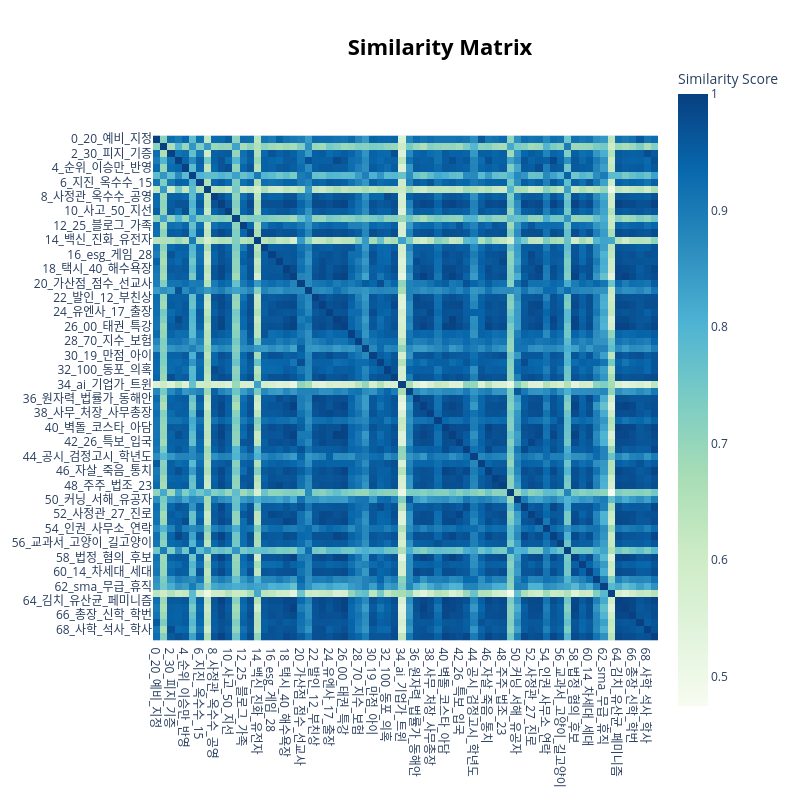

Notebook code for this chart:
### Code cell
# To visualize the correlation of topics
heatmap_vis = topic_model.visualize_heatmap()
heatmap_vis

### Figure 1 — Plotly figure (JSON) as saved in the notebook; plotly's stock layout.template omitted (floating-point values rounded to 4 significant figures; data arrays with more than 128 entries replaced by an {"elided": "..."} marker saying what was removed)
{"data": [{"coloraxis": "coloraxis", "hovertemplate": "x: %{x}<br>y: %{y}<br>Similarity Score: %{z}<extra></extra>", "name": "0", "type": "heatmap", "x": ["0_20_예비_지정", "1_트럼프_회담_정상", "2_30_피지_기증", "3_남북_대북_한반도", "4_순위_이승만_반영", "5_지소_미아_종료", "6_지진_옥수수_15", "7_중국_주석_시진핑", "8_사정관_옥수수_공영", "9_샘플_10_사교육", "10_사고_50_지선", "11_미사일_발사_icbm", "12_25_블로그_가족", "13_대학교_행정학_발인", "14_백신_진화_유전자", "15_발인_혐오_재판", "16_esg_게임_28", "17_21_추천자_특차", "18_택시_40_해수욕장", "19_퀴어_동성애_동성애자", "20_가산점_점수_선교사", "21_회담_대화_정상", "22_발인_12_부친상", "23_재판관_법관_신년", "24_유엔사_17_출장", "25_통일부_개성_대남", "26_00_태권_특강", "27_80_대안_실업", "28_70_지수_보험", "29_예수_지옥_아버지", "30_19_만점_아이", "31_교대_적정_일괄", "32_100_동포_의혹", "33_인터넷_11_투스", "34_ai_기업가_트윈", "35_무급_휴직_전단", "36_원자력_법률가_동해안", "37_신대_충남_교대", "38_사무_처장_사무총장", "39_영화_상영_코드", "40_벽돌_코스타_아담", "41_단군_법관_재판", "42_26_특보_입국", "43_지능_인공_바이오", "44_공시_검정고시_학년도", "45_구절_200_상자", "46_자살_죽음_통치", "47_24_폭파_기숙사", "48_주주_법조_23", "49_korea_오바마_감축", "50_커닝_서해_유공자", "51_레이저_커닝_국적", "52_사정관_27_진로", "53_지진_대피_피해", "54_인권_사무소_연락", "55_사법_검찰_권위", "56_교과서_고양이_길고양이", "57_의장_미군_합참", "58_법정_혐의_후보", "59_ccm_채플_콘서트", "60_14_차세대_세대", "61_동문_정당_파병", "62_sma_무급_휴직", "63_지수_부문_명성", "64_김치_유산균_페미니즘", "65_바이오_페미니즘_본고사", "66_총장_신학_학번", "67_자전거_종로_도로", "68_사학_석사_학사", "69_데이터_장학_삼성"], "xaxis": "x", "y": ["0_20_예비_지정", "1_트럼프_회담_정상", "2_30_피지_기증", "3_남북_대북_한반도", "4_순위_이승만_반영", "5_지소_미아_종료", "6_지진_옥수수_15", "7_중국_주석_시진핑", "8_사정관_옥수수_공영", "9_샘플_10_사교육", "10_사고_50_지선", "11_미사일_발사_icbm", "12_25_블로그_가족", "13_대학교_행정학_발인", "14_백신_진화_유전자", "15_발인_혐오_재판", "16_esg_게임_28", "17_21_추천자_특차", "18_택시_40_해수욕장", "19_퀴어_동성애_동성애자", "20_가산점_점수_선교사", "21_회담_대화_정상", "22_발인_12_부친상", "23_재판관_법관_신년", "24_유엔사_17_출장", "25_통일부_개성_대남", "26_00_태권_특강", "27_80_대안_실업", "28_70_지수_보험", "29_예수_지옥_아버지", "30_19_만점_아이", "31_교대_적정_일괄", "32_100_동포_의혹", "33_인터넷_11_투스", "34_ai_기업가_트윈", "35_무급_휴직_전단", "36_원자력_법률가_동해안", "37_신대_충남_교대", "38_사무_처장_사무총장", "39_영화_상영_코드", "40_벽돌_코스타_아담", "41_단군_법관_재판", "42_26_특보_입국", "43_지능_인공_바이오", "44_공시_검정고시_학년도", "45_구절_200_상자", "46_자살_죽음_통치", "47_24_폭파_기숙사", "48_주주_법조_23", "49_korea_오바마_감축", "50_커닝_서해_유공자", "51_레이저_커닝_국적", "52_사정관_27_진로", "53_지진_대피_피해", "54_인권_사무소_연락", "55_사법_검찰_권위", "56_교과서_고양이_길고양이", "57_의장_미군_합참", "58_법정_혐의_후보", "59_ccm_채플_콘서트", "60_14_차세대_세대", "61_동문_정당_파병", "62_sma_무급_휴직", "63_지수_부문_명성", "64_김치_유산균_페미니즘", "65_바이오_페미니즘_본고사", "66_총장_신학_학번", "67_자전거_종로_도로", "68_사학_석사_학사", "69_데이터_장학_삼성"], "yaxis": "y", "z": {"elided": "70x70 float values"}}], "layout": {"coloraxis": {"autocolorscale": false, "colorbar": {"title": {"text": "Similarity Score"}}, "colorscale": [[0, "rgb(247,252,240)"], [0.125, "rgb(224,243,219)"], [0.25, "rgb(204,235,197)"], [0.375, "rgb(168,221,181)"], [0.5, "rgb(123,204,196)"], [0.625, "rgb(78,179,211)"], [0.75, "rgb(43,140,190)"], [0.875, "rgb(8,104,172)"], [1, "rgb(8,64,129)"]]}, "height": 800, "hoverlabel": {"bgcolor": "white", "font": {"family": "Rockwell", "size": 16}}, "legend": {"title": {"text": "Trend"}}, "margin": {"t": 60}, "showlegend": true, "title": {"font": {"color": "Black", "size": 22}, "text": "<b>Similarity Matrix</b>", "x": 0.55, "xanchor": "center", "y": 0.95, "yanchor": "top"}, "width": 800, "xaxis": {"anchor": "y", "constrain": "domain", "domain": [0, 1], "scaleanchor": "y"}, "yaxis": {"anchor": "x", "autorange": "reversed", "constrain": "domain", "domain": [0, 1]}}}
